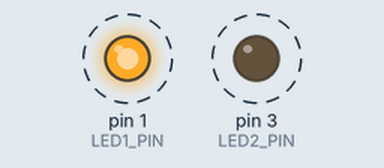
Simulated run of this sketch. Board: Arduino Uno, built with avr-gcc and run on an emulated ATmega328P. Shown: output pins drawn as LEDs (lit = HIGH). Dashed ring = blinking.

Above: at 0.02 s.
Timing chart, 0 to 3.0 s (numbered marks = the images above):
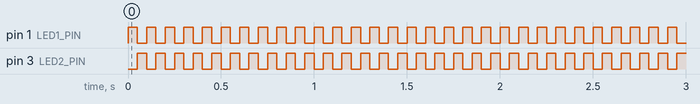

The sketch:

attiny-01-blink.ino
```cpp
/*
attiny-01-blink.ino
Octopus engine - oeLAB - 2018/07 TEST (916B)

                Attiny 13/85
                RST =--U--= VCC         oeLAB dev board1
 > pinAn/Rx (A) P3 =     = P2 (A1) (3) i2c Clock
        /Tx (A) P4 =     = P1 /    (2) > LED
               GND =     = P0 /  > (1) i2c Data
*/
#define LED1_PIN        1  //LED_BUILTIN = Led2
#define LED2_PIN        3  //

// the setup function runs once when you press reset or power the board
void setup() {
  pinMode(LED1_PIN, OUTPUT); // initialize digital pin as an output
  pinMode(LED2_PIN, OUTPUT);
}

// the loop function runs over and over again forever
void loop() {
  digitalWrite(LED1_PIN, HIGH);   // turn the LED on (HIGH is the voltage level)
  digitalWrite(LED2_PIN, LOW);
  delay(50);                    // wait for a second
  digitalWrite(LED1_PIN, LOW);    // turn the LED off by making the voltage LOW
  digitalWrite(LED2_PIN, HIGH);
  delay(50);
}
```

Measured:
- by itself, pin 1 (LED1_PIN), pin 3 (LED2_PIN): alternates HIGH for 0.05 s and LOW for 0.05 s
